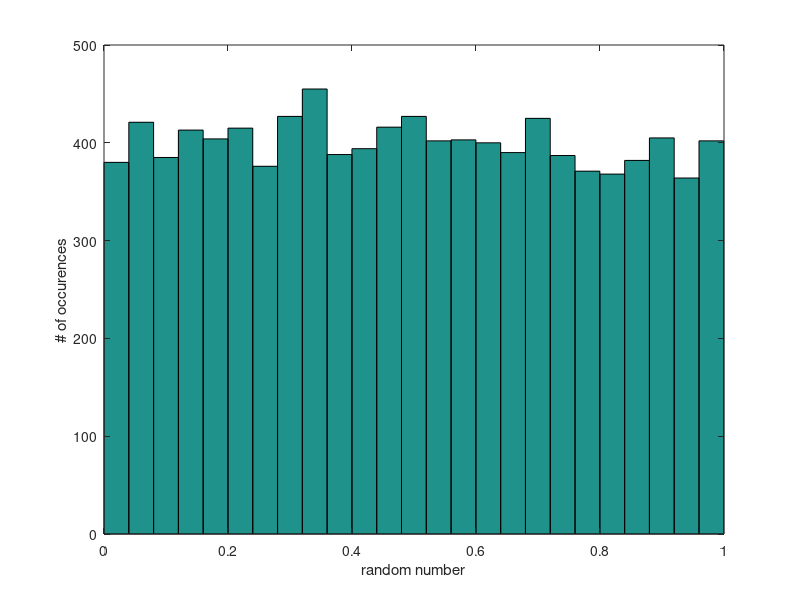
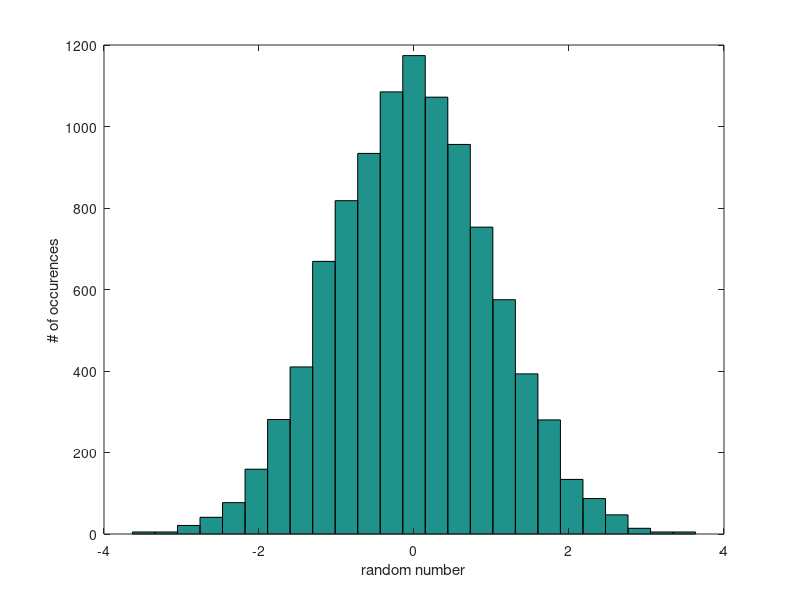
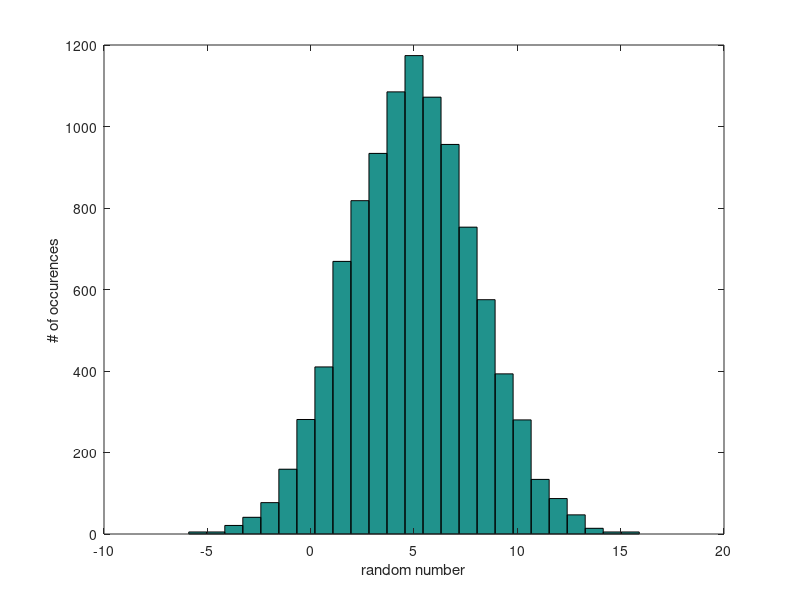
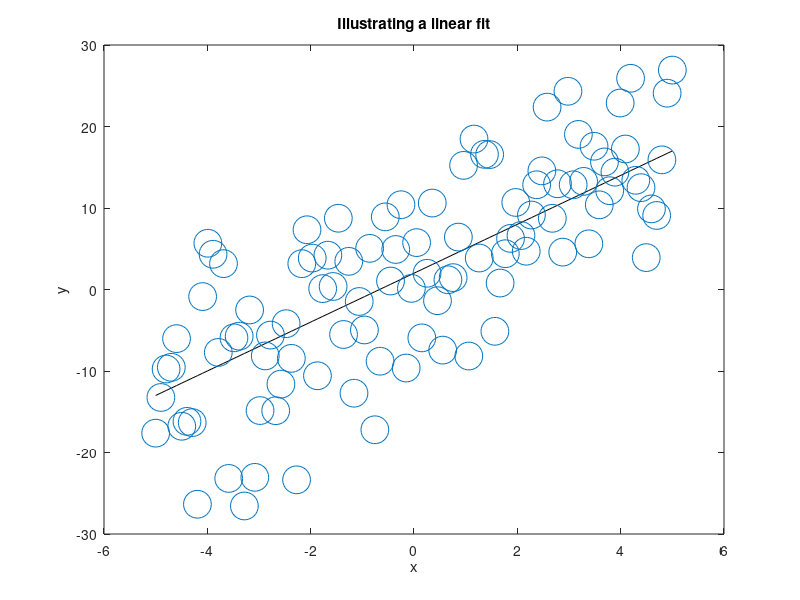

The MATLAB source for these figures, in order: (Note: this script raises an error after producing the figures.)
%% Quick demo of Matlab random number generation features
figure;
uniform_noise=rand([10000,1]);
hist(uniform_noise,25);
xlabel('random number');
ylabel('# of occurences');

figure;
gaussian_noise=randn([10000,1]);
hist(gaussian_noise,25);
xlabel('random number');
ylabel('# of occurences');

%Create noise with a given standard deviation and mean
xmean=5;
xstdev=3;
gaussian_noise2=xstdev.*gaussian_noise+xmean;

figure;
hist(gaussian_noise2,25);
xlabel('random number');
ylabel('# of occurences');


%% Linear least squares example (fitting to a line - a first-order poly)
% y=a+b*x
n=100;
a=2;
b=3;
xdata=linspace(-5,5,n);         %independent variable
ynoise=8*randn(size(xdata));     %noise with standard dev. of 8, zero mean.
ytrue=a+b*xdata;
ydata=ytrue+ynoise;

%Plot of noisy data
figure;
plot(xdata,ytrue,'k-');
xlabel('x');
ylabel('y');
title('Illustrating a linear fit')
hold on;
plot(xdata,ydata,'o','MarkerSize',20);

%Set up the Jacobian for an elimination fit to a line
addpath ../linear_algebra/;
 
J=cat(2,ones(n,1),xdata(:));
M=J'*J;
yprime=J'*ydata(:);
[Mmod,ord]=Gauss_elim(M,yprime);
avec=backsub(Mmod(ord,:));
yfit=avec(1)+avec(2)*xdata;

rmpath ../linear_algebra/;

plot(xdata,yfit,'--');
legend('true function','data','linear fit');
hold off;